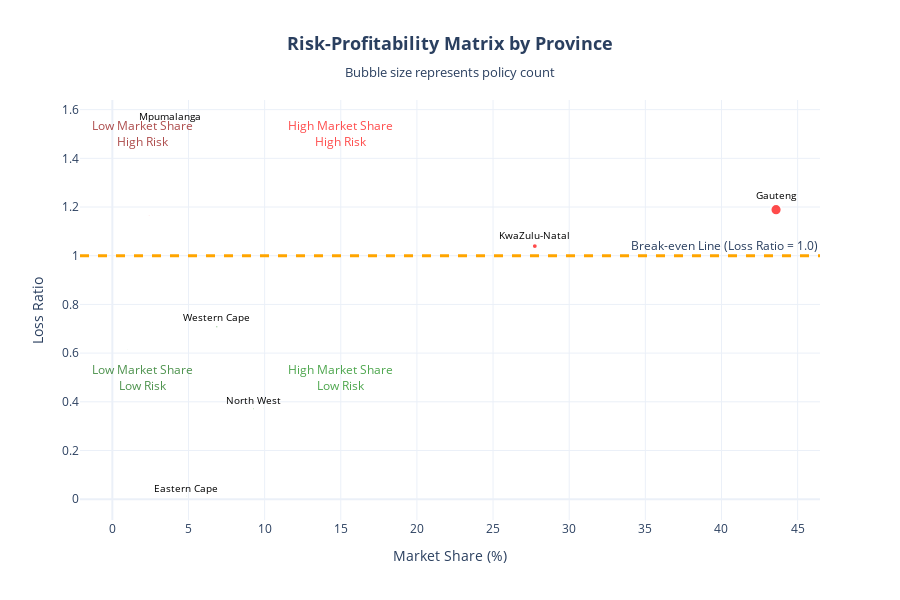

Write notebook code for a chart like this one.
### Code cell
# CREATIVE VISUALIZATION 1: Risk-Profitability Matrix by Province
# This visualization shows the relationship between market size and profitability by province

# Prepare data for the visualization
province_viz_data = df.groupby('Province').agg({
    'TotalPremium': 'sum',
    'TotalClaims': 'sum',
    'PolicyID': 'nunique'
}).reset_index()

province_viz_data['LossRatio'] = province_viz_data['TotalClaims'] / province_viz_data['TotalPremium']
province_viz_data['MarketShare'] = (province_viz_data['TotalPremium'] / province_viz_data['TotalPremium'].sum()) * 100

# Create the risk-profitability matrix
fig = go.Figure()

# Add scatter plot
for i, row in province_viz_data.iterrows():
    color = 'red' if row['LossRatio'] > 1.0 else 'green'
    fig.add_trace(go.Scatter(
        x=[row['MarketShare']],
        y=[row['LossRatio']],
        mode='markers+text',
        marker=dict(
            size=row['PolicyID']/50,  # Size based on policy count
            color=color,
            opacity=0.7,
            line=dict(width=2, color='white')
        ),
        text=row['Province'] if row['MarketShare'] > 3 else '',  # Label major provinces
        textposition='top center',
        textfont=dict(size=10, color='black'),
        name=row['Province'],
        showlegend=False,
        hovertemplate=f"<b>{row['Province']}</b><br>" +
                     f"Market Share: {row['MarketShare']:.1f}%<br>" +
                     f"Loss Ratio: {row['LossRatio']:.3f}<br>" +
                     f"Policies: {row['PolicyID']:,}<br>" +
                     f"Status: {'UNPROFITABLE' if row['LossRatio'] > 1.0 else 'PROFITABLE'}<extra></extra>"
    ))

# Add break-even line
fig.add_hline(y=1.0, line_dash="dash", line_color="orange", line_width=3,
              annotation_text="Break-even Line (Loss Ratio = 1.0)", 
              annotation_position="top right")

# Update layout
fig.update_layout(
    title=dict(
        text="<b>Risk-Profitability Matrix by Province</b><br><sub>Bubble size represents policy count</sub>",
        x=0.5,
        font=dict(size=18)
    ),
    xaxis_title="Market Share (%)",
    yaxis_title="Loss Ratio",
    width=900,
    height=600,
    template="plotly_white",
    font=dict(size=12),
    showlegend=False
)

# Add quadrant annotations
fig.add_annotation(x=15, y=0.5, text="High Market Share<br>Low Risk", 
                  showarrow=False, font=dict(size=12, color="green"), opacity=0.7)
fig.add_annotation(x=15, y=1.5, text="High Market Share<br>High Risk", 
                  showarrow=False, font=dict(size=12, color="red"), opacity=0.7)
fig.add_annotation(x=2, y=0.5, text="Low Market Share<br>Low Risk", 
                  showarrow=False, font=dict(size=12, color="darkgreen"), opacity=0.7)
fig.add_annotation(x=2, y=1.5, text="Low Market Share<br>High Risk", 
                  showarrow=False, font=dict(size=12, color="darkred"), opacity=0.7)

fig.show()

print("INSIGHT 1: Risk-Profitability Matrix reveals that larger markets don't necessarily mean higher profitability.")
print("Several provinces with significant market share show unprofitable loss ratios above 1.0.")

### Figure 1 — Plotly figure (JSON) as saved in the notebook; plotly's stock layout.template omitted (floating-point values rounded to 4 significant figures)
{"data": [{"hovertemplate": "<b>Eastern Cape</b><br>Market Share: 4.9%<br>Loss Ratio: 0.013<br>Policies: 79<br>Status: PROFITABLE<extra></extra>", "marker": {"color": "green", "line": {"color": "white", "width": 2}, "opacity": 0.7, "size": 1.58}, "mode": "markers+text", "name": "Eastern Cape", "showlegend": false, "text": "Eastern Cape", "textfont": {"color": "black", "size": 10}, "textposition": "top center", "type": "scatter", "x": [4.857], "y": [0.01311]}, {"hovertemplate": "<b>Free State</b><br>Market Share: 1.0%<br>Loss Ratio: 0.615<br>Policies: 19<br>Status: PROFITABLE<extra></extra>", "marker": {"color": "green", "line": {"color": "white", "width": 2}, "opacity": 0.7, "size": 0.38}, "mode": "markers+text", "name": "Free State", "showlegend": false, "text": "", "textfont": {"color": "black", "size": 10}, "textposition": "top center", "type": "scatter", "x": [0.9847], "y": [0.6152]}, {"hovertemplate": "<b>Gauteng</b><br>Market Share: 43.6%<br>Loss Ratio: 1.189<br>Policies: 556<br>Status: UNPROFITABLE<extra></extra>", "marker": {"color": "red", "line": {"color": "white", "width": 2}, "opacity": 0.7, "size": 11.12}, "mode": "markers+text", "name": "Gauteng", "showlegend": false, "text": "Gauteng", "textfont": {"color": "black", "size": 10}, "textposition": "top center", "type": "scatter", "x": [43.58], "y": [1.189]}, {"hovertemplate": "<b>KwaZulu-Natal</b><br>Market Share: 27.7%<br>Loss Ratio: 1.040<br>Policies: 292<br>Status: UNPROFITABLE<extra></extra>", "marker": {"color": "red", "line": {"color": "white", "width": 2}, "opacity": 0.7, "size": 5.84}, "mode": "markers+text", "name": "KwaZulu-Natal", "showlegend": false, "text": "KwaZulu-Natal", "textfont": {"color": "black", "size": 10}, "textposition": "top center", "type": "scatter", "x": [27.74], "y": [1.04]}, {"hovertemplate": "<b>Limpopo</b><br>Market Share: 2.4%<br>Loss Ratio: 1.166<br>Policies: 23<br>Status: UNPROFITABLE<extra></extra>", "marker": {"color": "red", "line": {"color": "white", "width": 2}, "opacity": 0.7, "size": 0.46}, "mode": "markers+text", "name": "Limpopo", "showlegend": false, "text": "", "textfont": {"color": "black", "size": 10}, "textposition": "top center", "type": "scatter", "x": [2.412], "y": [1.166]}, {"hovertemplate": "<b>Mpumalanga</b><br>Market Share: 3.8%<br>Loss Ratio: 1.541<br>Policies: 41<br>Status: UNPROFITABLE<extra></extra>", "marker": {"color": "red", "line": {"color": "white", "width": 2}, "opacity": 0.7, "size": 0.82}, "mode": "markers+text", "name": "Mpumalanga", "showlegend": false, "text": "Mpumalanga", "textfont": {"color": "black", "size": 10}, "textposition": "top center", "type": "scatter", "x": [3.775], "y": [1.541]}, {"hovertemplate": "<b>North West</b><br>Market Share: 9.3%<br>Loss Ratio: 0.371<br>Policies: 137<br>Status: PROFITABLE<extra></extra>", "marker": {"color": "green", "line": {"color": "white", "width": 2}, "opacity": 0.7, "size": 2.74}, "mode": "markers+text", "name": "North West", "showlegend": false, "text": "North West", "textfont": {"color": "black", "size": 10}, "textposition": "top center", "type": "scatter", "x": [9.283], "y": [0.3714]}, {"hovertemplate": "<b>Northern Cape</b><br>Market Share: 0.5%<br>Loss Ratio: 0.066<br>Policies: 11<br>Status: PROFITABLE<extra></extra>", "marker": {"color": "green", "line": {"color": "white", "width": 2}, "opacity": 0.7, "size": 0.22}, "mode": "markers+text", "name": "Northern Cape", "showlegend": false, "text": "", "textfont": {"color": "black", "size": 10}, "textposition": "top center", "type": "scatter", "x": [0.5029], "y": [0.06649]}, {"hovertemplate": "<b>Western Cape</b><br>Market Share: 6.9%<br>Loss Ratio: 0.708<br>Policies: 150<br>Status: PROFITABLE<extra></extra>", "marker": {"color": "green", "line": {"color": "white", "width": 2}, "opacity": 0.7, "size": 3}, "mode": "markers+text", "name": "Western Cape", "showlegend": false, "text": "Western Cape", "textfont": {"color": "black", "size": 10}, "textposition": "top center", "type": "scatter", "x": [6.862], "y": [0.7078]}], "layout": {"annotations": [{"showarrow": false, "text": "Break-even Line (Loss Ratio = 1.0)", "x": 1, "xanchor": "right", "xref": "x domain", "y": 1, "yanchor": "bottom", "yref": "y"}, {"font": {"color": "green", "size": 12}, "opacity": 0.7, "showarrow": false, "text": "High Market Share<br>Low Risk", "x": 15, "y": 0.5}, {"font": {"color": "red", "size": 12}, "opacity": 0.7, "showarrow": false, "text": "High Market Share<br>High Risk", "x": 15, "y": 1.5}, {"font": {"color": "darkgreen", "size": 12}, "opacity": 0.7, "showarrow": false, "text": "Low Market Share<br>Low Risk", "x": 2, "y": 0.5}, {"font": {"color": "darkred", "size": 12}, "opacity": 0.7, "showarrow": false, "text": "Low Market Share<br>High Risk", "x": 2, "y": 1.5}], "font": {"size": 12}, "height": 600, "shapes": [{"line": {"color": "orange", "dash": "dash", "width": 3}, "type": "line", "x0": 0, "x1": 1, "xref": "x domain", "y0": 1, "y1": 1, "yref": "y"}], "showlegend": false, "title": {"font": {"size": 18}, "text": "<b>Risk-Profitability Matrix by Province</b><br><sub>Bubble size represents policy count</sub>", "x": 0.5}, "width": 900, "xaxis": {"title": {"text": "Market Share (%)"}}, "yaxis": {"title": {"text": "Loss Ratio"}}}}
